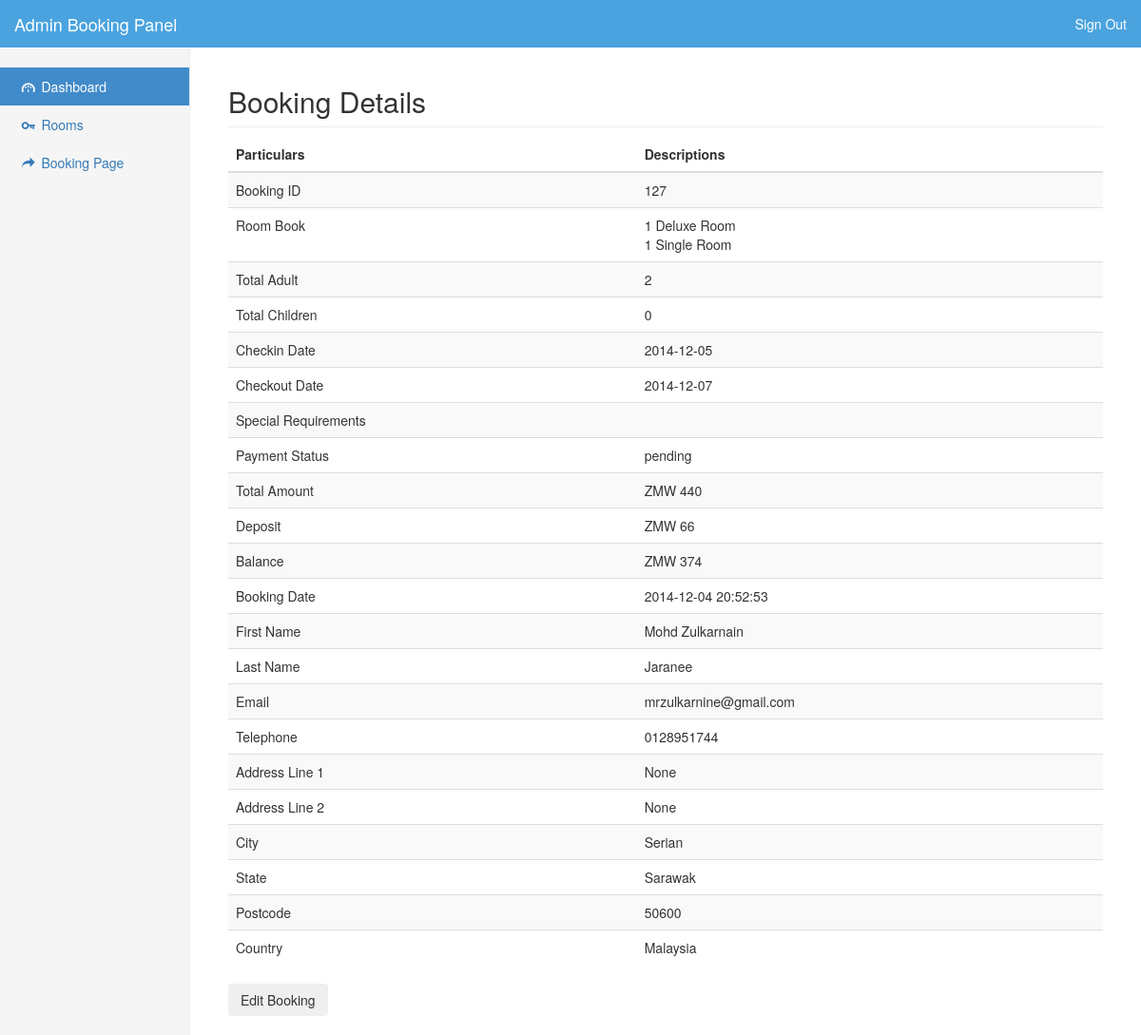
The page /HotelB/admin/detail.php?booking=127 (signed in) on the database its author committed.
### tables this page shows
CREATE TABLE IF NOT EXISTS `booking` (
`booking_id` int(200) NOT NULL,
  `total_adult` int(50) NOT NULL,
  `total_children` int(50) NOT NULL,
  `checkin_date` date NOT NULL,
  `checkout_date` date NOT NULL,
  `special_requirement` text NOT NULL,
  `payment_status` varchar(50) NOT NULL,
  `total_amount` double DEFAULT NULL,
  `deposit` double NOT NULL,
  `booking_date` timestamp NOT NULL DEFAULT CURRENT_TIMESTAMP,
  `first_name` varchar(30) NOT NULL,
  `last_name` varchar(30) NOT NULL,
  `email` varchar(50) NOT NULL,
  `telephone_no` varchar(30) NOT NULL,
  `add_line1` varchar(100) NOT NULL,
  `add_line2` varchar(100) NOT NULL,
  `city` varchar(30) NOT NULL,
  `state` varchar(30) NOT NULL,
  `postcode` varchar(30) NOT NULL,
  `country` varchar(30) NOT NULL
);

CREATE TABLE IF NOT EXISTS `roombook` (
  `booking_id` int(11) NOT NULL,
  `room_id` int(11) NOT NULL,
  `totalroombook` int(11) NOT NULL,
`id` int(11) NOT NULL
);

CREATE TABLE IF NOT EXISTS `room` (
`room_id` int(255) NOT NULL,
  `total_room` int(255) NOT NULL,
  `occupancy` int(255) DEFAULT NULL,
  `size` varchar(30) DEFAULT NULL,
  `view` varchar(30) DEFAULT NULL,
  `room_name` varchar(50) NOT NULL,
  `descriptions` text,
  `rate` double NOT NULL,
  `imgpath` varchar(100) NOT NULL
);

### HotelB/admin/detail.php (the view, shortened to what this page needs)
<!DOCTYPE html>
<html lang="en"><head><meta http-equiv="Content-Type" content="text/html; charset=UTF-8">
    <link href="css/bootstrap.min.css" rel="stylesheet">
    <link href="css/dashboard.css" rel="stylesheet">
	<link href="http://ajax.googleapis.com/ajax/libs/jqueryui/1.8/themes/base/jquery-ui.css" rel="stylesheet" type="text/css"/>
	<link href="css/datepicker.css" rel="stylesheet" type="text/css"/>
  <link rel="stylesheet" href="css/fontello.css">
    <link rel="stylesheet" href="css/animation.css">
 </head>
  <body>
    <nav class="navbar navbar-inverse navbar-fixed-top" role="navigation">
      <div class="container-fluid" style="background-color: #4aa3df;">
        <div class="navbar-header">
          <a class="navbar-brand" href="#" style="color: #ffffff;">Admin Booking Panel</a>
        </div>
        <div id="navbar" class="navbar-collapse collapse">
          <ul class="nav navbar-nav navbar-right">
            <li><a href="signout.php" style="color: #ffffff;">Sign Out</a></li>
          </ul>
        </div>
      </div>
    </nav>
    <div class="container-fluid">
      <div class="row">
        <div class="col-sm-3 col-md-2 sidebar">
          <ul class="nav nav-sidebar">
            <li class="active"><a href="dashboard.php"><i class="icon-gauge"></i> Dashboard <span class="sr-only">(current)</span></a></li>
			<li><a href="room.php"><i class="icon-key"></i> Rooms</a></li>
			<li><a href="#"><i class="icon-share"></i> Booking Page</a></li>
          </ul>
        </div>
        <div class="col-sm-9 col-sm-offset-3 col-md-10 col-md-offset-2 main bookinginfo">
          <h2 class="sub-header">Booking Details</h2>
          <div class="table-responsive">
            <table class="table table-striped">
              <thead>
                <tr>
                  <th>Particulars</th>
                  <th>Descriptions</th>
                </tr>
              </thead>
              <tbody >
			  <?php
			  include './auth.php';
			  $result = mysqli_query($dbhandle,"Select * from booking where booking_id=".$_GET['booking']."");
				if( mysqli_num_rows($result) >0){
					while ($rows = mysqli_fetch_array($result)){
					print "				<tr><td>Booking ID</td>\n";
					print "				<td>".$rows['booking_id']." </td></tr>\n";
					print "				<tr><td>Room Book</td>\n";
					print "<td>";
					$q = mysqli_query($dbhandle,"SELECT roombook.totalroombook AS total, room.room_name AS name
																FROM roombook
																LEFT JOIN room ON roombook.room_id = room.room_id
																WHERE roombook.booking_id =".$rows['booking_id'].";");
											while($r = mysqli_fetch_array($q))
											{
											print "                  ".$r['total']." ".$r['name']."<br> \n";
											}
					print "</td>";
					print "				</tr>\n";
					print "				<tr><td>Total Adult</td>\n";
					print "				<td>".$rows['total_adult']." </td></tr>\n";
					print "				<tr><td>Total Children</td>\n";
					print "				<td>".$rows['total_children']." </td>	</tr>\n";
					print "				<tr><td>Checkin Date</td>\n";
					print "				<td>".$rows['checkin_date']."</td></tr>\n";
					print "				<tr><td>Checkout Date</td>\n";
					print "				<td>".$rows['checkout_date']."</td></tr>\n";
					print "				<tr><td>Special Requirements</td>\n";
					print "				<td>".$rows['special_requirement']."</td></tr>\n";
					print "				<tr><td>Payment Status</td>\n";
					print "				<td>".$rows['payment_status']." </td>	</tr>\n";
					print "				<tr><td>Total Amount</td>\n";
					print "				<td>ZMW ".$rows['total_amount']."</td></tr>\n";
					print "				<tr><td>Deposit</td>\n";
					print "				<td>ZMW ".$rows['deposit']."</td></tr>\n";
					print "				<tr><td>Balance</td>\n";
					print "				<td>ZMW ".($rows['total_amount']-$rows['deposit'])."</td></tr>\n";
					print "				<tr><td>Booking Date</td>\n";
					print "				<td>".$rows['booking_date']." </td>	</tr>\n";
					print "				<tr><td>First Name</td>\n";
					print "				<td>".$rows['first_name']." </td>	</tr>\n";
					print "				<tr><td>Last Name</td>\n";
					print "				<td>".$rows['last_name']." </td>	</tr>			\n";
					print "				<tr><td>Email</td>\n";
					print "				<td>".$rows['email']." </td>	</tr>\n";
					print "				<tr><td>Telephone</td>\n";
					print "				<td>".$rows['telephone_no']."</td></tr>\n";
					print "				<tr><td>Address Line 1</td>\n";
					print "				<td>".$rows['add_line2']." </td>	</tr>\n";
					print "				<tr><td>Address Line 2</td>\n";
					print "				<td>".$rows['add_line2']."</td></tr>		</tr>\n";
					print "				<tr><td>City</td>\n";
					print "				<td>".$rows['city']."</td></tr>	</tr>\n";
					print "				<tr><td>State</td>\n";
					print "				<td>".$rows['state']."</td></tr>	</tr>\n";
					print "				<tr><td>Postcode</td>\n";
					print "				<td>".$rows['postcode']."</td></tr>	</tr>\n";
					print "				<td>Country</td>\n";
					print "				<td>".$rows['country']."</td></tr>	</tr>";
					}
				}
			  ?>
              </tbody>
            </table>
          </div>
		  <button type="button" class="btn" id="editbook">Edit Booking</button>
        </div>
      </div>
    </div>
</body></html>

### HotelB/admin/css/dashboard.css (style rules this page uses)
body { padding-top: 50px; }
.sub-header { padding-bottom: 10px; border-bottom: 1px solid #eee; }
.navbar-fixed-top { border: 0; }
.sidebar { display: none; }
@media (min-width: 768px) { .sidebar { position: fixed; top: 51px; bottom: 0; left: 0; z-index: 1000; display: block; padding: 20px; overflow-x: hidden; overflow-y: auto; background-color: #f5f5f5; border-right: 1px solid #eee; } }
.nav-sidebar { margin-right: -21px; margin-bottom: 20px; margin-left: -20px; }
.nav-sidebar > li > a { padding-right: 20px; padding-left: 20px; }
.nav-sidebar > .active > a, .nav-sidebar > .active > a:hover, .nav-sidebar > .active > a:focus { color: #fff; background-color: #428bca; }
.main { padding: 20px; }
@media (min-width: 768px) { .main { padding-right: 40px; padding-left: 40px; } }

### rows shown on the page
booking: booking_id "127", total_adult "2", total_children "0", checkin_date "2014-12-05", checkout_date "2014-12-07", payment_status "pending", total_amount "440", deposit "66", $rows['total_amount']-$rows['deposit'] "374", booking_date "2014-12-04 20:52:53", first_name "Mohd Zulkarnain", last_name "Jaranee", email "mrzulkarnine@gmail.com", telephone_no "0128951744", add_line2 "None", city "Serian", state "Sarawak", postcode "50600", country "Malaysia"
roombook: totalroombook "1", room.room_name "Deluxe Room"
roombook: totalroombook "1", room.room_name "Single Room"
